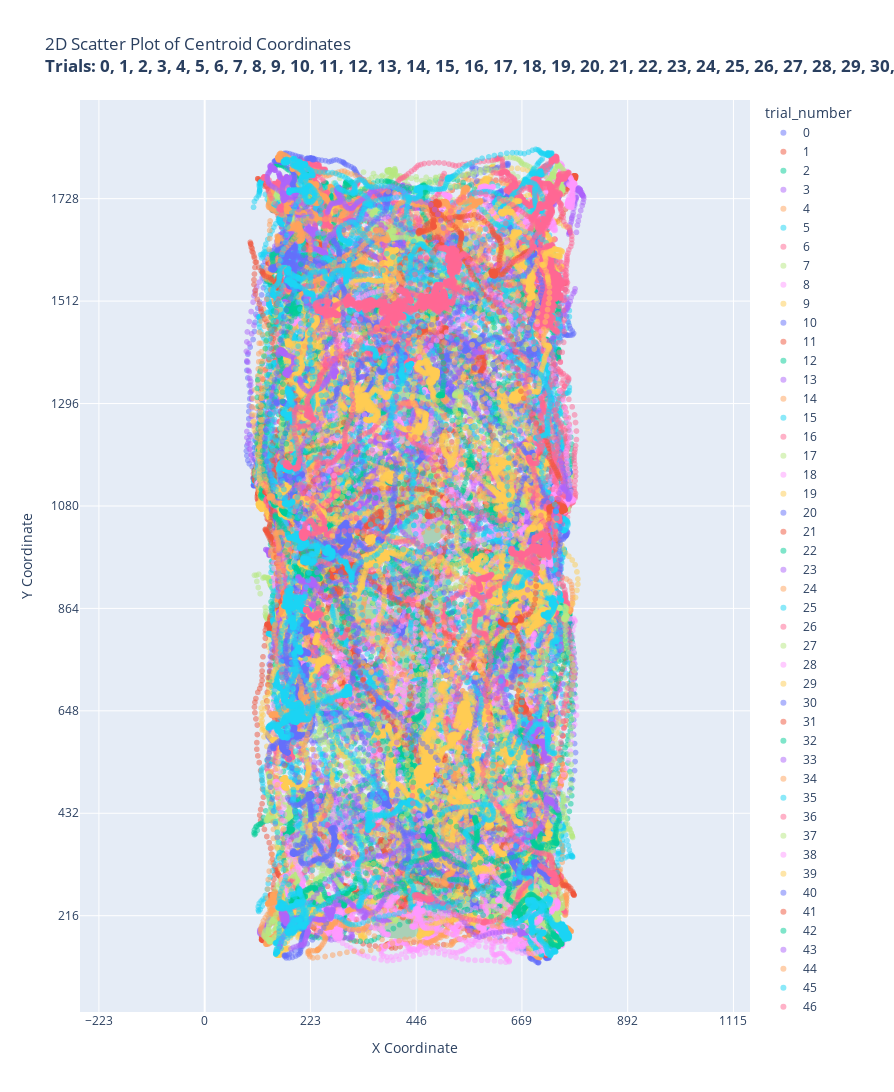

Notebook code for this chart:
### Code cell
visualize_trial(event_data, trial_number=trials_list, color_code="trial_number", target_frame=True, opacity=.5)
